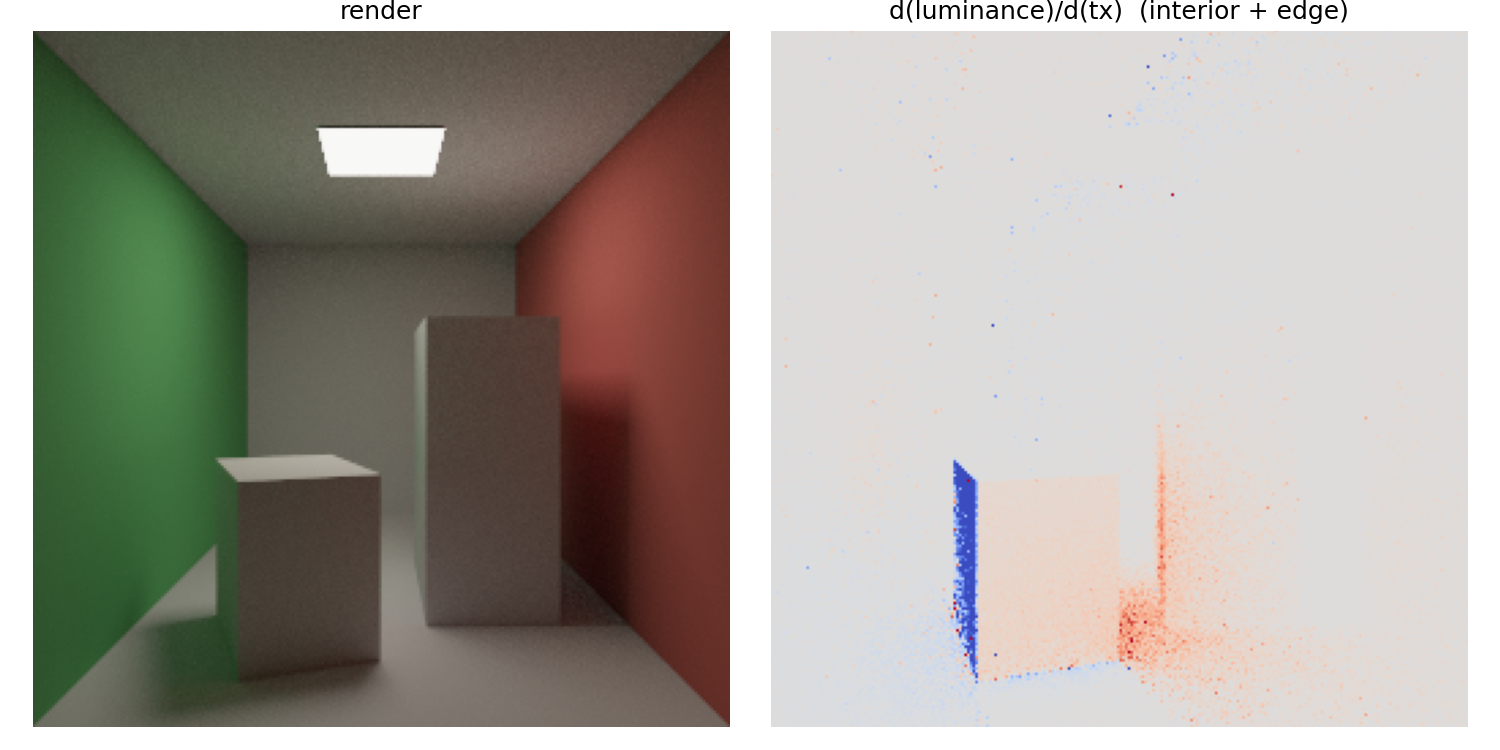

Reproduce this figure in Python.
"""Differentiable Cornell box 鈥?path tracing + edge-AD in ~200 lines."""

import argparse
import time
from pathlib import Path

import drjit as dr
import drjit.cuda as cuda
import drjit.cuda.ad as ad
import matplotlib.pyplot as plt
import numpy as np
import rayd as rd

PI = 3.14159265358979323846

# ---------------------------------------------------------------------------
# Scene: Cornell box with two blocks and an area light
# ---------------------------------------------------------------------------

LIGHT_P0 = np.float32([-0.25, 0.99, 2.65])
LIGHT_U = np.float32([0.50, 0.0, 0.0])
LIGHT_V = np.float32([0.0, 0.0, 0.60])
LIGHT_N = np.float32([0.0, -1.0, 0.0])
LIGHT_AREA = 0.50 * 0.60
LIGHT_E = np.float32([18.0, 16.0, 14.0])


def arr3(verts):
    v = np.asarray(verts, dtype=np.float32)
    return cuda.Array3f(v[:, 0].tolist(), v[:, 1].tolist(), v[:, 2].tolist())


def quad(a, b, c, d):
    return rd.Mesh(arr3([a, b, c, d]), cuda.Array3i([0, 0], [1, 2], [2, 3]))


def box(lo, hi):
    x0, y0, z0 = lo
    x1, y1, z1 = hi
    v = arr3([
        [x0, y0, z0], [x1, y0, z0], [x1, y1, z0], [x0, y1, z0],
        [x0, y0, z1], [x1, y0, z1], [x1, y1, z1], [x0, y1, z1],
    ])
    f = cuda.Array3i(
        [0, 0, 4, 4, 0, 0, 1, 1, 0, 0, 3, 3],
        [2, 3, 5, 6, 7, 4, 2, 6, 1, 5, 7, 6],
        [1, 2, 6, 7, 3, 7, 6, 5, 5, 4, 6, 2],
    )
    m = rd.Mesh(v, f)
    m.use_face_normals = True
    return m


def build_scene(tx):
    scene = rd.Scene()
    albedos, emissions = [], []

    def add(mesh, albedo, emission=(0, 0, 0)):
        scene.add_mesh(mesh)
        albedos.append(albedo)
        emissions.append(emission)

    add(quad([-1, -1, 1], [-1, -1, 5], [1, -1, 5], [1, -1, 1]), [.78, .78, .78])              # floor
    add(quad([-1, 1, 1], [1, 1, 1], [1, 1, 5], [-1, 1, 5]),     [.78, .78, .78])              # ceiling
    add(quad([-1, -1, 5], [-1, 1, 5], [1, 1, 5], [1, -1, 5]),   [.75, .75, .75])              # back
    add(quad([-1, -1, 1], [-1, 1, 1], [-1, 1, 5], [-1, -1, 5]), [.74, .14, .12])              # left (red)
    add(quad([1, -1, 1], [1, -1, 5], [1, 1, 5], [1, 1, 1]),     [.12, .55, .16])              # right (green)
    lq = np.array([[-0.25, 0.99, 2.65], [0.25, 0.99, 2.65],
                    [-0.25, 0.99, 3.25], [0.25, 0.99, 3.25]])[np.array([0, 1, 3, 2])]
    light_id = len(albedos)
    add(quad(*lq), [1, 1, 1], LIGHT_E)                                                        # light
    add(box([-0.72, -1.0, 2.70], [-0.18, 0.25, 3.62]), [.82, .82, .82])                       # tall block

    moving = box([-0.25, -1.0, -0.33], [0.25, -0.34, 0.33])                                    # short block (centered at origin)
    # Rotate ~20 deg around Y, then translate into position + apply tx
    c, s = float(np.cos(np.radians(20))), float(np.sin(np.radians(20)))
    moving.to_world_left = ad.Matrix4f([[c, 0, s, 0.35 + tx], [0, 1, 0, 0], [-s, 0, c, 2.6], [0, 0, 0, 1]])
    add(moving, [.86, .84, .80])

    scene.configure()
    albedo_t = arr3(np.array(albedos, dtype=np.float32))
    emission_t = arr3(np.array(emissions, dtype=np.float32))
    return scene, albedo_t, emission_t, light_id

# ---------------------------------------------------------------------------
# Path tracer with next-event estimation
# ---------------------------------------------------------------------------


def ortho_frame(n):
    sign = dr.select(n[2] >= 0.0, 1.0, -1.0)
    a = -dr.rcp(sign + n[2])
    b = n[0] * n[1] * a
    V3 = type(n)
    return (V3(1.0 + sign * n[0] * n[0] * a, sign * b, -sign * n[0]),
            V3(b, sign + n[1] * n[1] * a, -n[1]))


def cosine_hemisphere(n, rng):
    u1, u2 = rng.next_float32(), rng.next_float32()
    r = dr.sqrt(u1)
    phi = 2.0 * PI * u2
    t, s = ortho_frame(n)
    return dr.normalize(t * (r * dr.cos(phi)) + s * (r * dr.sin(phi)) + n * dr.sqrt(dr.maximum(0.0, 1.0 - u1)))


def trace(scene, albedo_t, emission_t, light_id, primary_ray, rng, max_depth=4, diff=False):
    n = dr.width(primary_ray.o[0])

    if diff:
        F3, Bool_, MakeRay = ad.Array3f, ad.Bool, rd.Ray
        ray = rd.Ray(ad.Array3f(primary_ray.o), ad.Array3f(primary_ray.d))
    else:
        F3, Bool_, MakeRay = cuda.Array3f, cuda.Bool, rd.RayDetached
        ray = primary_ray

    beta = dr.full(F3, 1.0, n)
    L = dr.zeros(F3, n)
    active = dr.full(Bool_, True, n)

    for depth in range(max_depth):
        its = scene.intersect(ray, active)
        hit = active & its.is_valid()

        sn = dr.select(dr.dot(its.n, ray.d) > 0, -its.n, its.n)
        gn = dr.select(dr.dot(its.geo_n, ray.d) > 0, -its.geo_n, its.geo_n)
        # shape_id is discrete — gather with detached index/mask
        sid = dr.detach(dr.select(hit, its.shape_id, 0))
        hit_d = dr.detach(hit)
        kd = F3(dr.gather(cuda.Array3f, albedo_t, sid, hit_d))
        Le = F3(dr.gather(cuda.Array3f, emission_t, sid, hit_d))

        # emission — first bounce only
        if depth == 0:
            L = dr.select(hit & (sid == light_id), L + beta * Le, L)

        surf = hit & ~(sid == light_id)

        # NEE: sample the area light
        lp = F3(*(LIGHT_P0[i] + rng.next_float32() * LIGHT_U[i] + rng.next_float32() * LIGHT_V[i] for i in range(3)))
        to_l = lp - its.p
        d2 = dr.maximum(dr.squared_norm(to_l), 1e-8)
        wi = to_l * dr.rsqrt(d2)
        cos_s = dr.maximum(dr.dot(sn, wi), 0.0)
        cos_l = dr.maximum(dr.dot(F3(*(-LIGHT_N).tolist()), wi), 0.0)
        can_shade = surf & (cos_s > 0) & (cos_l > 0)
        # Shadow ray: always detached (visibility discontinuity → edge term)
        shadow_ray = rd.RayDetached(dr.detach(its.p) + dr.detach(gn) * 1e-3, dr.detach(wi))
        shadow_ray.tmax = dr.maximum(dr.sqrt(dr.detach(d2)) - 2e-3, 1e-3)
        vis = dr.select(~scene.intersect(shadow_ray, dr.detach(can_shade)).is_valid(), 1.0, 0.0)
        L = dr.select(surf, L + beta * kd * (F3(*LIGHT_E.tolist()) * (LIGHT_AREA * cos_s * cos_l * dr.rcp(PI * dr.maximum(d2, 1e-5)) * vis)), L)

        # bounce
        new_d = cosine_hemisphere(sn, rng)
        ray = MakeRay(dr.select(surf, its.p + gn * 1e-3, ray.o), dr.select(surf, new_d, ray.d))
        beta = dr.select(surf, beta * kd, beta)
        active = surf

        # Russian roulette after depth 2
        if depth >= 2:
            q = dr.clip(dr.maximum(beta[0], dr.maximum(beta[1], beta[2])), 0.05, 0.95)
            survive = rng.next_float32() < q
            beta = dr.select(active & survive, beta * dr.rcp(q), beta)
            active &= survive

    return L

# ---------------------------------------------------------------------------
# Edge-AD: primary-edge visibility gradient
# ---------------------------------------------------------------------------


def render_edge_ad(scene, camera, albedo_t, emission_t, light_id, tx, seed=7, spp=16, max_depth=4):
    n = camera.width * camera.height
    sample_count = n * spp
    samples = (dr.arange(cuda.Float, sample_count) + 0.5) / float(sample_count)
    edge = camera.sample_edge(samples)
    valid = ad.Bool(edge.idx >= 0)
    safe_pdf = dr.maximum(edge.pdf, 1e-8)

    def trace_lum(ray_field):
        rng = cuda.PCG32(size=sample_count)
        rng.seed(initstate=dr.arange(cuda.UInt64, sample_count) + seed,
                 initseq=dr.full(cuda.UInt64, seed + 1, sample_count))
        rgb = trace(scene, albedo_t, emission_t, light_id, ray_field, rng, max_depth)
        return 0.2126 * rgb[0] + 0.7152 * rgb[1] + 0.0722 * rgb[2]

    contribution = edge.x_dot_n * ad.Float((trace_lum(edge.ray_n) - trace_lum(edge.ray_p)) / safe_pdf)
    contribution = dr.select(valid, contribution / float(spp), 0.0)
    contribution -= ad.Float(dr.detach(contribution))

    image = dr.zeros(ad.Float, n)
    dr.scatter_reduce(dr.ReduceOp.Add, image, contribution, ad.UInt(edge.idx), valid)
    dr.set_grad(tx, 0.0)
    dr.set_grad(tx, 1.0)
    dr.forward_to(image)
    grad = dr.grad(image)
    dr.eval(grad)
    return grad

# ---------------------------------------------------------------------------
# Interior-AD: smooth shading gradient via AD-enabled path tracing
# ---------------------------------------------------------------------------


def render_interior_ad(scene, camera, albedo_t, emission_t, light_id, tx, seed=7, spp=64, max_depth=3):
    w, h = camera.width, camera.height
    n = w * h
    sample_count = n * spp

    rng = cuda.PCG32(size=sample_count)
    rng.seed(initstate=dr.arange(cuda.UInt64, sample_count) + seed + 0x10000,
             initseq=dr.full(cuda.UInt64, seed + 2, sample_count))
    px = dr.repeat(cuda.Float(dr.arange(cuda.UInt, n) % w), spp)
    py = dr.repeat(cuda.Float(dr.arange(cuda.UInt, n) // w), spp)
    uv = cuda.Array2f((px + rng.next_float32()) / w, (py + rng.next_float32()) / h)
    primary = camera.sample_ray(uv)

    rgb = trace(scene, albedo_t, emission_t, light_id, primary, rng, max_depth, diff=True)
    lum = 0.2126 * rgb[0] + 0.7152 * rgb[1] + 0.0722 * rgb[2]
    image = dr.block_sum(lum, spp) / float(spp)

    dr.set_grad(tx, 0.0)
    dr.set_grad(tx, 1.0)
    dr.forward_to(image)
    grad = dr.grad(image)
    dr.eval(grad)
    return grad


# ---------------------------------------------------------------------------
# Main
# ---------------------------------------------------------------------------


def main():
    ap = argparse.ArgumentParser()
    ap.add_argument("--width", type=int, default=512)
    ap.add_argument("--height", type=int, default=512)
    ap.add_argument("--spp", type=int, default=256)
    ap.add_argument("--interior-spp", type=int, default=64)
    ap.add_argument("--edge-spp", type=int, default=16)
    ap.add_argument("--max-depth", type=int, default=3)
    ap.add_argument("--seed", type=int, default=7)
    args = ap.parse_args()
    w, h = args.width, args.height
    n = w * h

    # setup
    t0 = time.perf_counter()
    tx = ad.Float([0.0])
    dr.enable_grad(tx)
    scene, albedo_t, emission_t, light_id = build_scene(tx)

    camera = rd.Camera(55.0, 1e-4, 1e4)
    camera.width, camera.height = w, h
    camera.configure()
    camera.prepare_edges(scene)
    dr.sync_thread()
    t1 = time.perf_counter()

    # render image (detached, for display only)
    rng = cuda.PCG32(size=n * args.spp)
    rng.seed(initstate=dr.arange(cuda.UInt64, n * args.spp) + args.seed,
             initseq=dr.full(cuda.UInt64, args.seed + 1, n * args.spp))
    px = dr.repeat(cuda.Float(dr.arange(cuda.UInt, n) % w), args.spp)
    py = dr.repeat(cuda.Float(dr.arange(cuda.UInt, n) // w), args.spp)
    uv = cuda.Array2f((px + rng.next_float32()) / w, (py + rng.next_float32()) / h)
    primary = camera.sample_ray(uv)
    rgb = trace(scene, albedo_t, emission_t, light_id, primary, rng, args.max_depth)
    rgb = dr.block_sum(rgb, args.spp) / float(args.spp)
    rgb = dr.power(dr.minimum(rgb * dr.rcp(1.0 + rgb), 1.0), 1.0 / 2.2)
    dr.eval(rgb)
    dr.sync_thread()
    t2 = time.perf_counter()

    # interior-AD gradient (smooth shading term)
    interior_grad = render_interior_ad(scene, camera, albedo_t, emission_t, light_id, tx,
                                       seed=args.seed, spp=args.interior_spp, max_depth=args.max_depth)
    dr.sync_thread()
    t3 = time.perf_counter()

    # edge-AD gradient (visibility boundary term)
    edge_grad = render_edge_ad(scene, camera, albedo_t, emission_t, light_id, tx,
                               seed=args.seed, spp=args.edge_spp, max_depth=args.max_depth)
    dr.sync_thread()
    t4 = time.perf_counter()

    # combine
    grad = interior_grad + edge_grad

    # show results
    rgb_np = np.stack([np.asarray(dr.detach(rgb[i])) for i in range(3)], axis=1).reshape(h, w, 3)
    grad_np = np.asarray(dr.detach(grad)).reshape(h, w)

    print(f"resolution = {w}x{h}  spp = {args.spp}  interior_spp = {args.interior_spp}  edge_spp = {args.edge_spp}  max_depth = {args.max_depth}")
    print(f"timing:  setup {(t1-t0)*1e3:.0f}ms  render {(t2-t1)*1e3:.0f}ms  interior_ad {(t3-t2)*1e3:.0f}ms  edge_ad {(t4-t3)*1e3:.0f}ms")

    out = Path(__file__).resolve().parent / "optical.png"
    fig, (ax1, ax2) = plt.subplots(1, 2, figsize=(10, 5))
    ax1.imshow(np.clip(rgb_np, 0, 1))
    ax1.set_title("render")
    ax1.axis("off")
    lim = max(float(np.percentile(np.abs(grad_np), 99.5)), 1e-6)
    ax2.imshow(grad_np, cmap="coolwarm", vmin=-lim, vmax=lim)
    ax2.set_title("d(luminance)/d(tx)  (interior + edge)")
    ax2.axis("off")
    plt.tight_layout()
    plt.savefig(out, dpi=150)
    print(f"saved = {out}")


if __name__ == "__main__":
    main()
